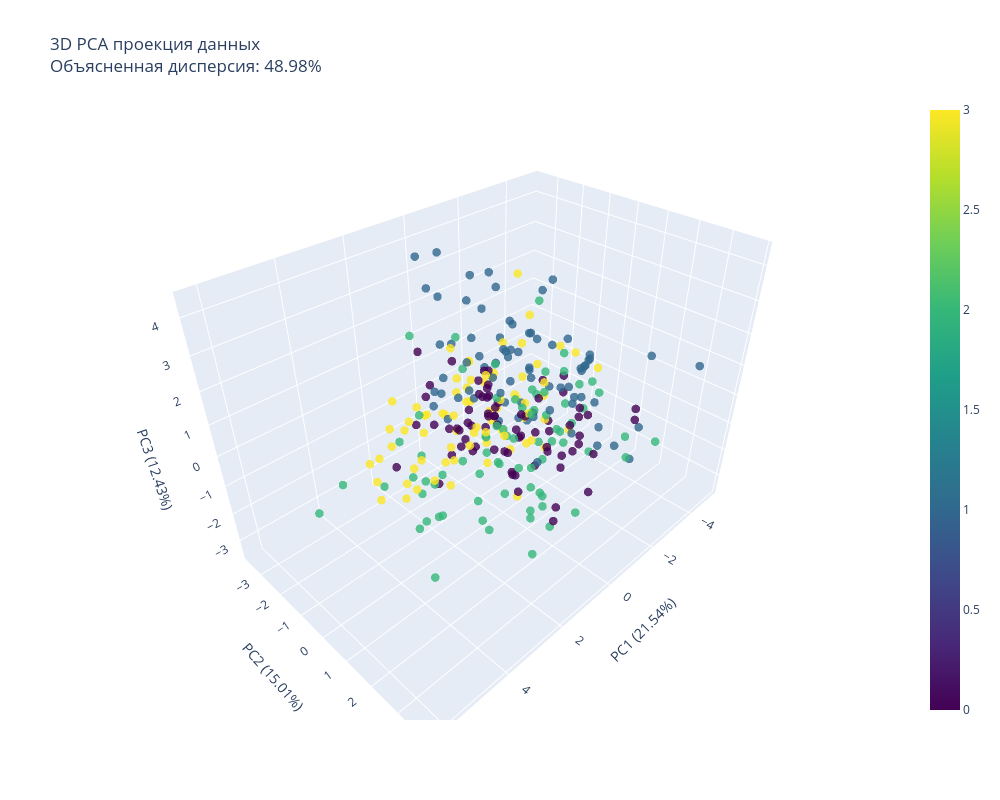

This figure's notebook cell:
### Code cell
# Инициализация визуализатора
visualizer = HighDimVisualizer(random_state=42)
    
    # Выбор типа данных
print("Выберите тип данных для визуализации:")
print("1. Синтетические классификационные данные")
print("2. Комплексные данные (кластеры + полумесяцы)")
    
choice = input("Введите номер (1 или 2, по умолчанию 1): ").strip()
    
if choice == "2":
    X, y, feature_names = visualizer.generate_complex_data(n_samples=500)
else:
    X, y, feature_names = visualizer.generate_sample_data(
        n_samples=300,  # Уменьшено для скорости
        n_features=15,
           n_classes=4
    )
    
# Базовая информация о данных
print(f"\nИнформация о данных:")
print(f"  Размер: {X.shape}")
print(f"  Количество классов: {len(np.unique(y))}")
print(f"  Количество признаков: {X.shape[1]}")
print(f"  Минимум: {X.min():.3f}, Максимум: {X.max():.3f}")
print(f"  Среднее: {X.mean():.3f}, Стандартное отклонение: {X.std():.3f}")
    
# Запуск визуализации
visualizer.run_full_visualization(X, y, feature_names)

### Figure 1 — Plotly figure (JSON) as saved in the notebook; plotly's stock layout.template omitted (floating-point values rounded to 4 significant figures; data arrays with more than 128 entries replaced by an {"elided": "..."} marker saying what was removed)
{"data": [{"hoverinfo": "text", "marker": {"color": {"elided": "300 int values"}, "colorscale": [[0, "#440154"], [0.1111, "#482878"], [0.2222, "#3e4989"], [0.3333, "#31688e"], [0.4444, "#26828e"], [0.5556, "#1f9e89"], [0.6667, "#35b779"], [0.7778, "#6ece58"], [0.8889, "#b5de2b"], [1, "#fde725"]], "opacity": 0.8, "showscale": true, "size": 5}, "mode": "markers", "text": {"elided": "300 str values"}, "type": "scatter3d", "x": {"elided": "300 float values"}, "y": {"elided": "300 float values"}, "z": {"elided": "300 float values"}}], "layout": {"height": 800, "scene": {"xaxis": {"title": {"text": "PC1 (21.54%)"}}, "yaxis": {"title": {"text": "PC2 (15.01%)"}}, "zaxis": {"title": {"text": "PC3 (12.43%)"}}}, "title": {"text": "3D PCA проекция данных<br>Объясненная дисперсия: 48.98%"}, "width": 1000}}
